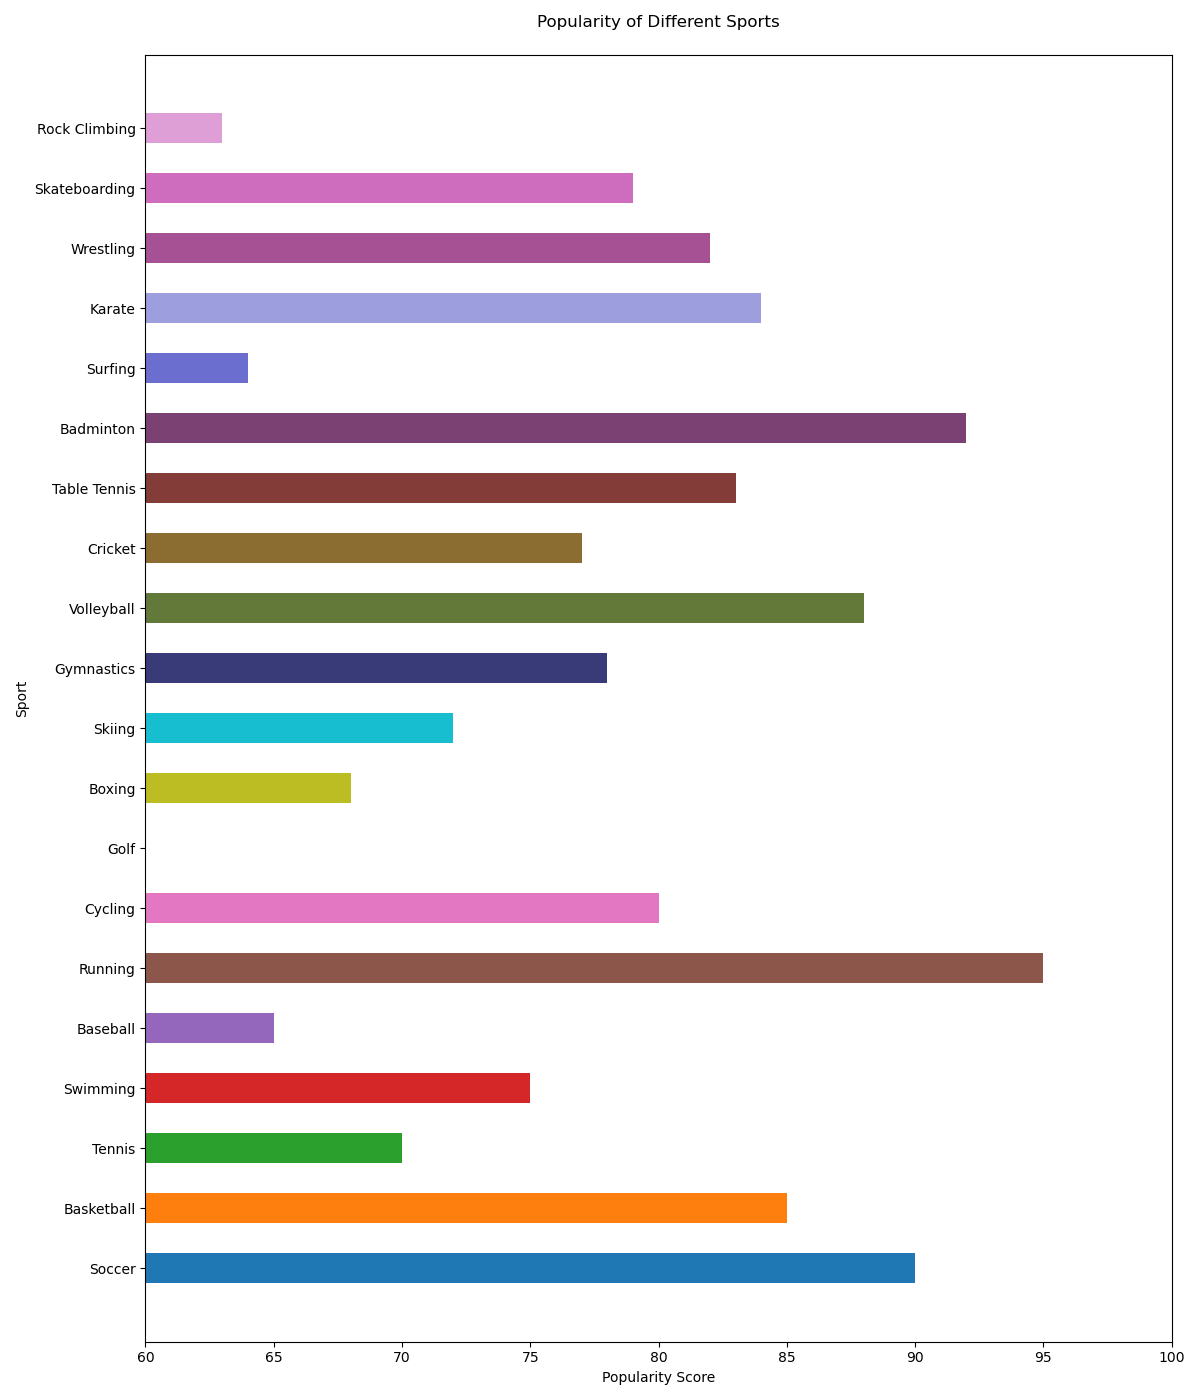

Python code for this plot:

import matplotlib.pyplot as plt

# Data
sports = ["Soccer", "Basketball", "Tennis", "Swimming", "Baseball", "Running", "Cycling", "Golf", "Boxing", "Skiing",
          "Gymnastics", "Volleyball", "Cricket", "Table Tennis", "Badminton", "Surfing", "Karate", "Wrestling",
          "Skateboarding", "Rock Climbing"]
popularity = [90, 85, 70, 75, 65, 95, 80, 60, 68, 72, 78, 88, 77, 83, 92, 64, 84, 82, 79, 63]

# Create horizontal bar chart
plt.figure(figsize=(12, 14))  # Width, Height of the chart
plt.barh(sports, popularity, color=['#1F77B4', '#FF7F0E', '#2CA02C', '#D62728', '#9467BD', '#8C564B', '#E377C2', 
                                   '#7F7F7F', '#BCBD22', '#17BECF', '#393B79', '#637939', '#8C6D31', '#843C39', 
                                   '#7B4173', '#6B6ECF', '#9C9EDE', '#A55194', '#CE6DBD', '#DE9ED6'], 
        height=0.5)  # Height of the bars

# Set the title and labels
plt.title('Popularity of Different Sports', pad=20)
plt.xlabel('Popularity Score')
plt.ylabel('Sport')

# Set y-axis limit
plt.xlim(60, 100)

# Show the plot
plt.tight_layout()
plt.show()
